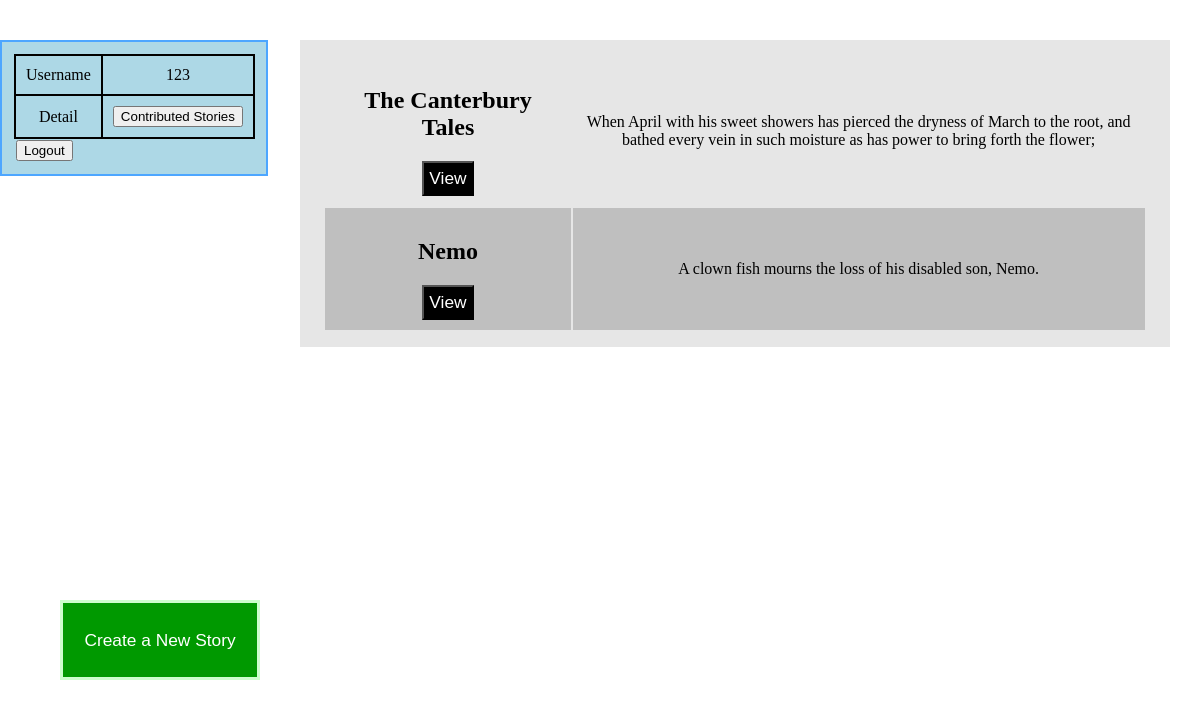
Page / (signed in) on the earlier database version.
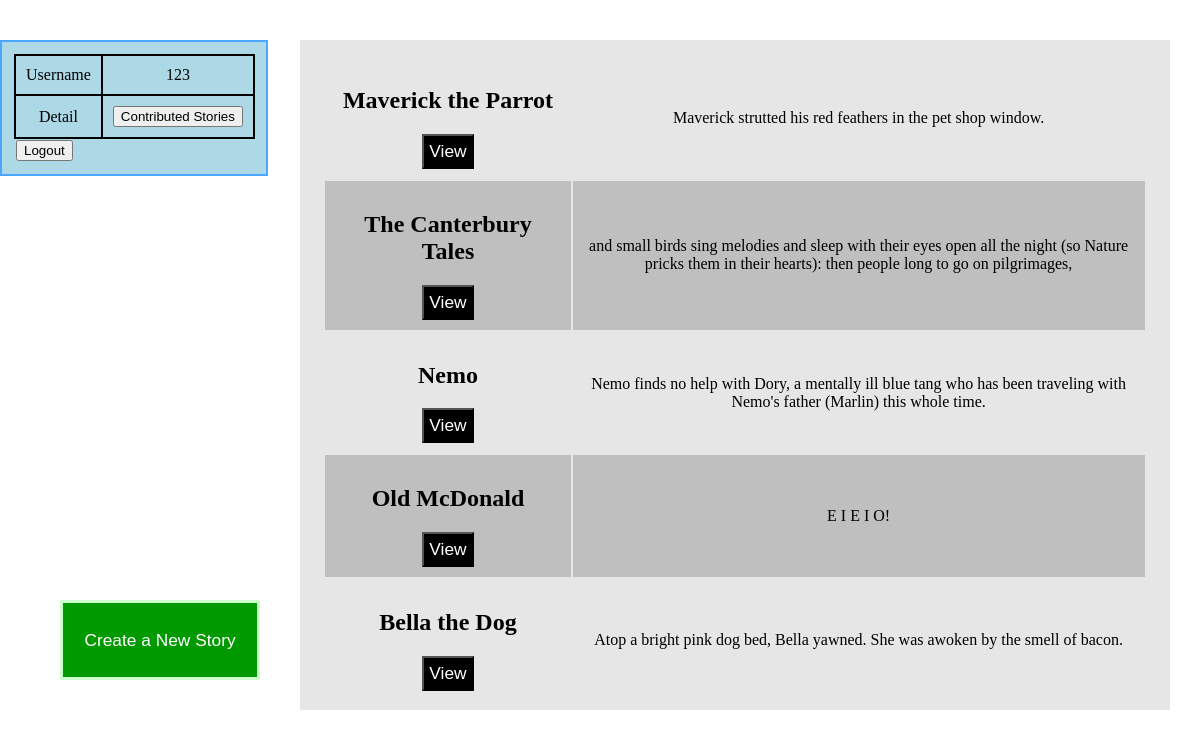
Same page on the later database version.
### tables this page shows
CREATE TABLE stories (storyID INT, title VARCHAR, isOpen INT);

CREATE TABLE updates (storyID INT, username VARCHAR, updateNum INT, text TEXT);

### app.py (the view)
@app.route("/")
def root():
    if session and auth.userCooked(session["user"]):
        data = posts.getFeedData(session["user"])
        return render_template("home.html", data=data, user=session["user"])
    return render_template("login.html")

### utils/auth.py (called while the page is built)
def userCooked(user):
    f = "data/story.db"
    db = sqlite3.connect(f)
    c = db.cursor()
    a = c.execute("SELECT username FROM users")
    for row in a:
        if session and row and user == row[0]:
            return True
    return False

### utils/posts.py (called while the page is built)
def getContributedIDs(username):
    db = sqlite3.connect("data/story.db")
    cursor = db.cursor()
    query = "SELECT storyID FROM updates WHERE username=\"" + username + "\""
    cursor.execute(query)
    fetch = cursor.fetchall()
    data = []
    for i in fetch:
        data.append(i[0])
    return data

### templates/home.html (shortened to what this page needs)
<!DOCTYPE html>
<html>
<div class="user">
<table class="user">
  <tr>
    <td class="user" width="30%"> Username </td>
    <td class="user"> {{ user }} </td>
  </tr>
  <tr>
    <td class="user"> Detail </td>
    <td class="user">
      <form action="/contributed" method="POST">
	<input type="submit" value="Contributed Stories">
      </form>
    </td>
  </tr>
  <tr>
    <td colspan="2"><form action="/logout" method="POST">
	<input type="submit" value="Logout">
    </form></td>
  </tr>
</table>
</div>
<div class="content">
<table class="content">
  {% for dic in data %}
  <tr class="content">
    <td class="content" width="30%">
      <h2>{{ dic["title"] }}</h2>
      <form action="/viewstory" method="POST">
	<input type="submit" class="view" value="View">
      </form>
    </td>
    <td class="content">
      {{ dic["text"] }}
    </td>
  </tr>
  {% endfor %}
</table>
</div>
<div class="new">
  <form action="/newstory">
    <input type="submit" class="new" value="Create a New Story">
  </form>
</div>
</html>

Differences in the rows shown:
no longer on this page (row unchanged): updates: text "When April with his sweet showers has pierced the dryness of March to the root, and bathed every vein in such moisture as has power to bring forth the flower;"
no longer on this page (row unchanged): updates: text "A clown fish mourns the loss of his disabled son, Nemo."
added stories: title "Maverick the Parrot"
added updates: text "Maverick strutted his red feathers in the pet shop window."
added updates: text "and small birds sing melodies and sleep with their eyes open all the night (so Nature pricks them in their hearts): then people long to go on pilgrimages,"
added updates: text "Nemo finds no help with Dory, a mentally ill blue tang who has been traveling with Nemo's father (Marlin) this whole time."
added stories: title "Old McDonald"
added updates: text "E I E I O!"
added stories: title "Bella the Dog"
added updates: text "Atop a bright pink dog bed, Bella yawned. She was awoken by the smell of bacon."
Other differences:
new list line: "View"
new list line: "The Canterbury Tales"
new list line: "Nemo"
list line gone: "The Canterbury Tales"
list line gone: "View"
list line gone: "Nemo"
